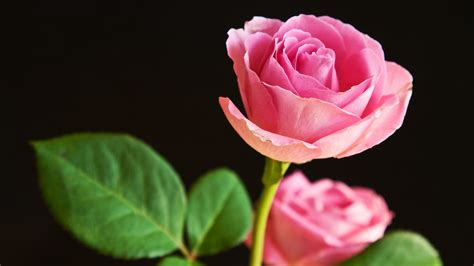
#> input picture OpenCV/Images/img5.jpeg, 474 x 266 px
$ python splitting.py
#> lines starting #> are read from the running program, lines starting #| are printed output that depends on the picture
import cv2 as cv
import numpy as np

img=cv.imread('Images/img5.jpeg')
#> img is the input picture: shape (266, 474, 3); mean B, G, R 48.5, 59.7, 81.1
cv.imshow("Image",img)
b,g,r=cv.split(img)
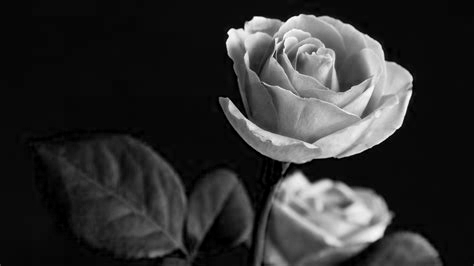
#> b: shape (266, 474); min 0, max 255, mean 48.5
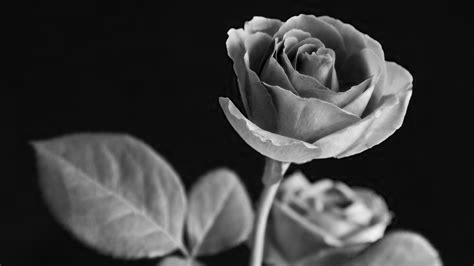
#> g: shape (266, 474); min 0, max 248, mean 59.7
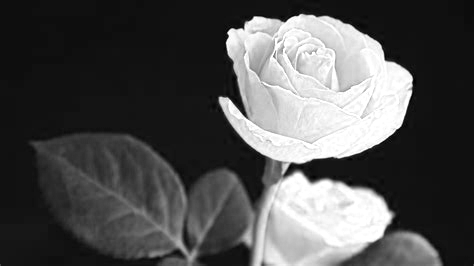
#> r: shape (266, 474); min 0, max 255, mean 81.1
img2=np.hstack([b,g,r])
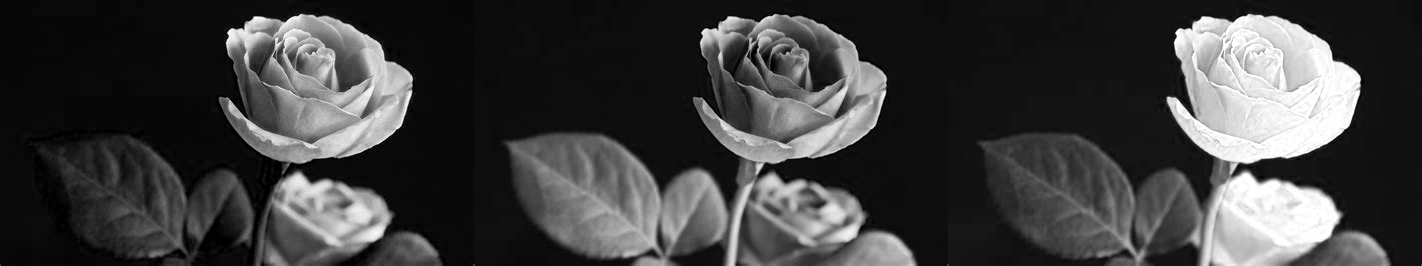
#> img2: shape (266, 1422); min 0, max 255, mean 63.1
cv.imshow("Split",img2)

cv.waitKey(0)
cv.destroyAllWindows()

$ run again, with OpenCV/Images/img2.jpeg copied over OpenCV/Images/img5.jpeg
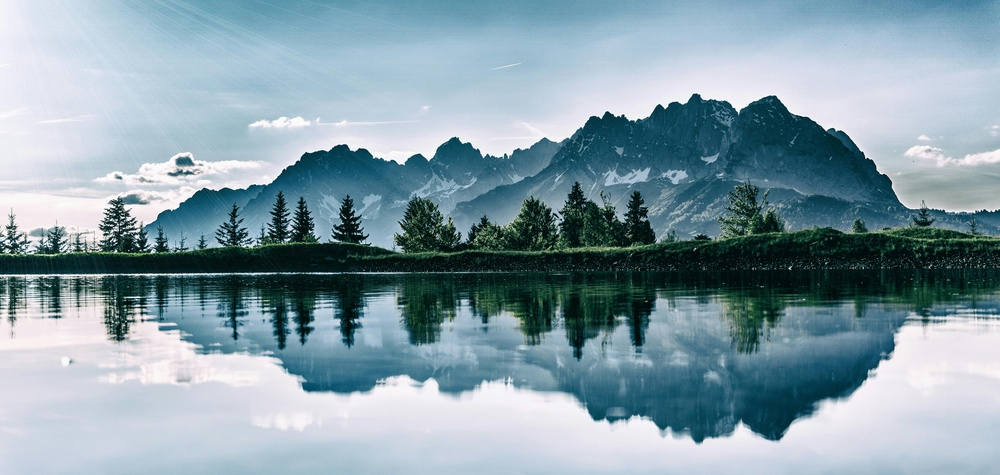
#> input picture OpenCV/Images/img2.jpeg, 1000 x 475 px, shrunk from 6000 x 2848 before the run
#> img is the input picture: shape (475, 1000, 3); mean B, G, R 167.6, 157.2, 133.6
#> `b,g,r=cv.split(img)`:
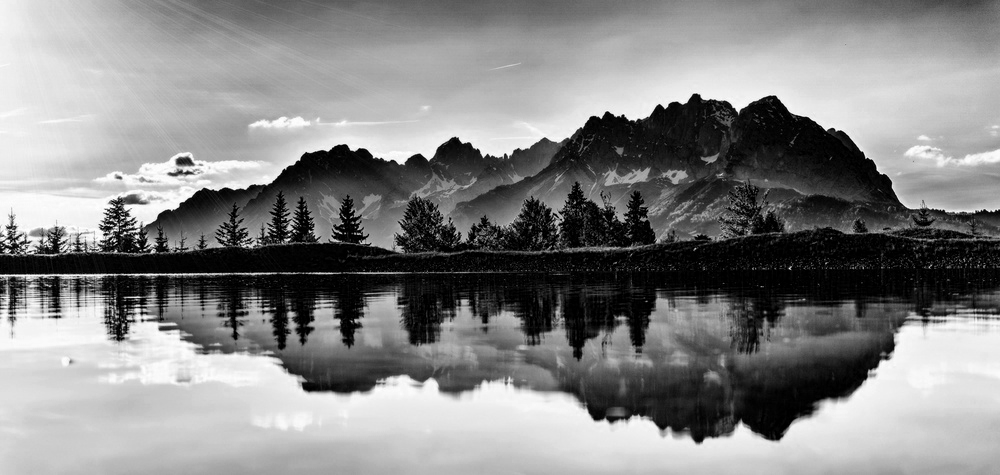
#> r: shape (475, 1000); min 0, max 255, mean 133.6
#> `img2=np.hstack([b,g,r])`:
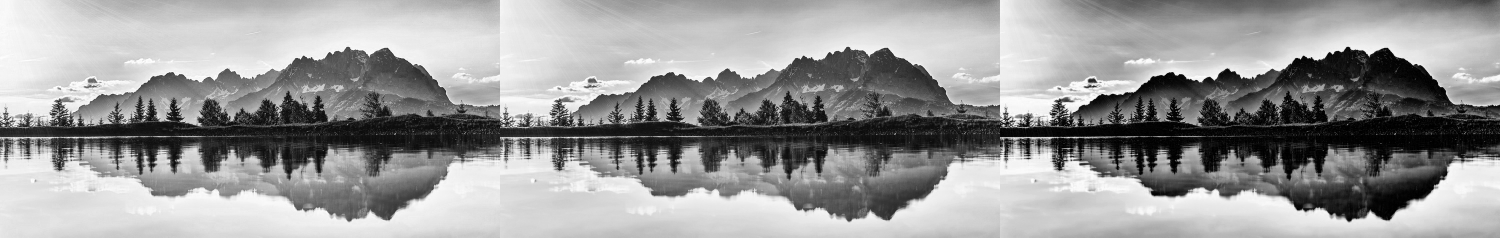
#> img2: shape (475, 3000) (shown at 1/2 size); min 0, max 255, mean 152.8

$ run again, with OpenCV/Images/img3.jpeg copied over OpenCV/Images/img5.jpeg
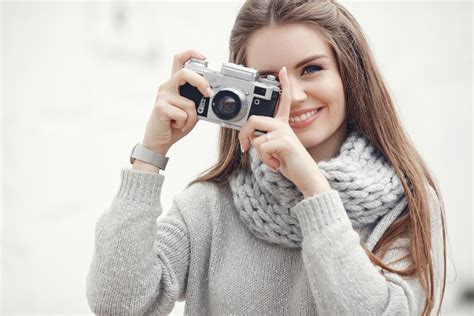
#> input picture OpenCV/Images/img3.jpeg, 474 x 316 px
#> img is the input picture: shape (316, 474, 3); mean B, G, R 190.7, 196.5, 202.6
#> `b,g,r=cv.split(img)`:
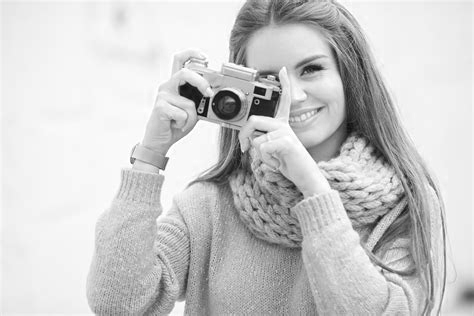
#> r: shape (316, 474); min 8, max 255, mean 202.6
#> `img2=np.hstack([b,g,r])`:
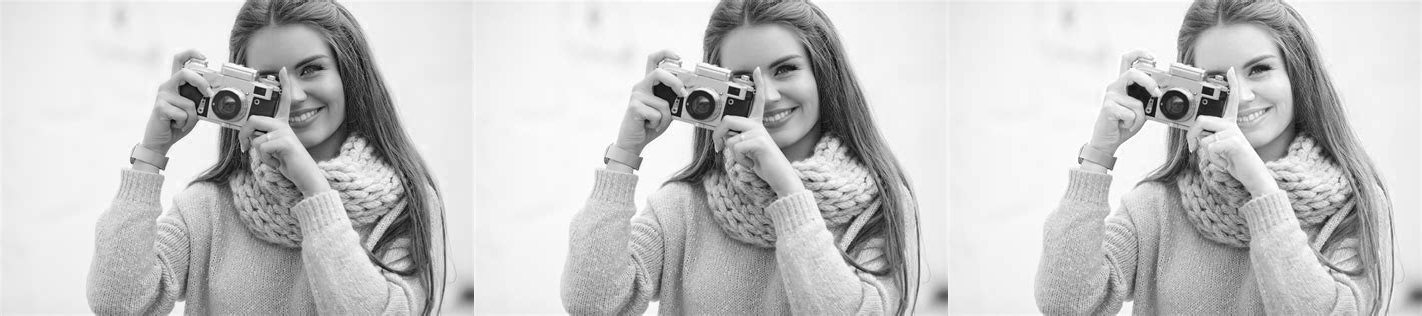
#> img2: shape (316, 1422); min 0, max 255, mean 196.6

$ run again, with OpenCV/Images/img4.jpeg copied over OpenCV/Images/img5.jpeg
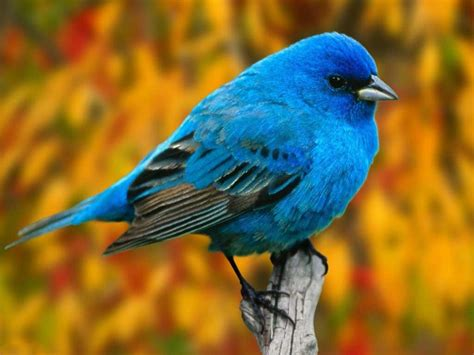
#> input picture OpenCV/Images/img4.jpeg, 474 x 355 px
#> img is the input picture: shape (355, 474, 3); mean B, G, R 49.9, 107.6, 130.2
#> `b,g,r=cv.split(img)`:
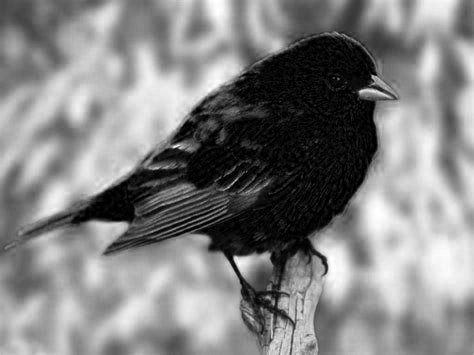
#> r: shape (355, 474); min 0, max 255, mean 130.2
#> `img2=np.hstack([b,g,r])`:
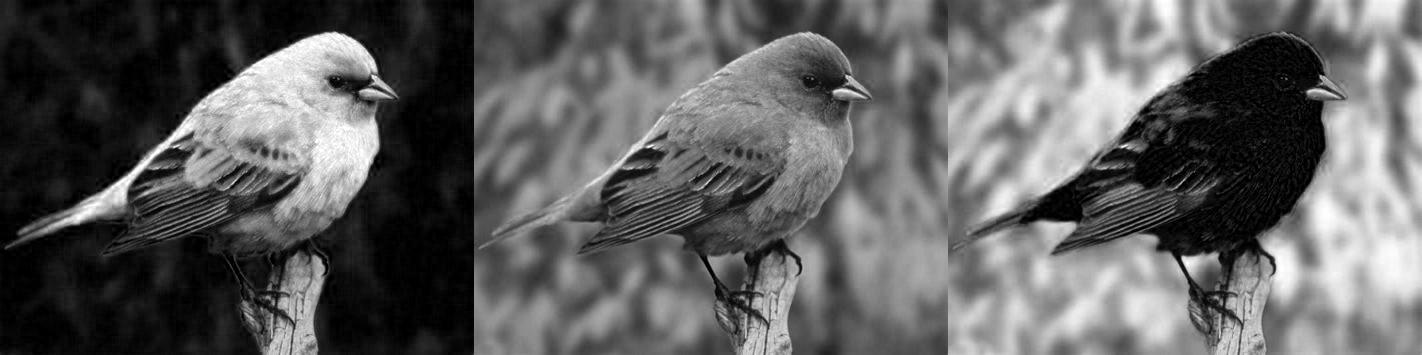
#> img2: shape (355, 1422); min 0, max 255, mean 95.9
